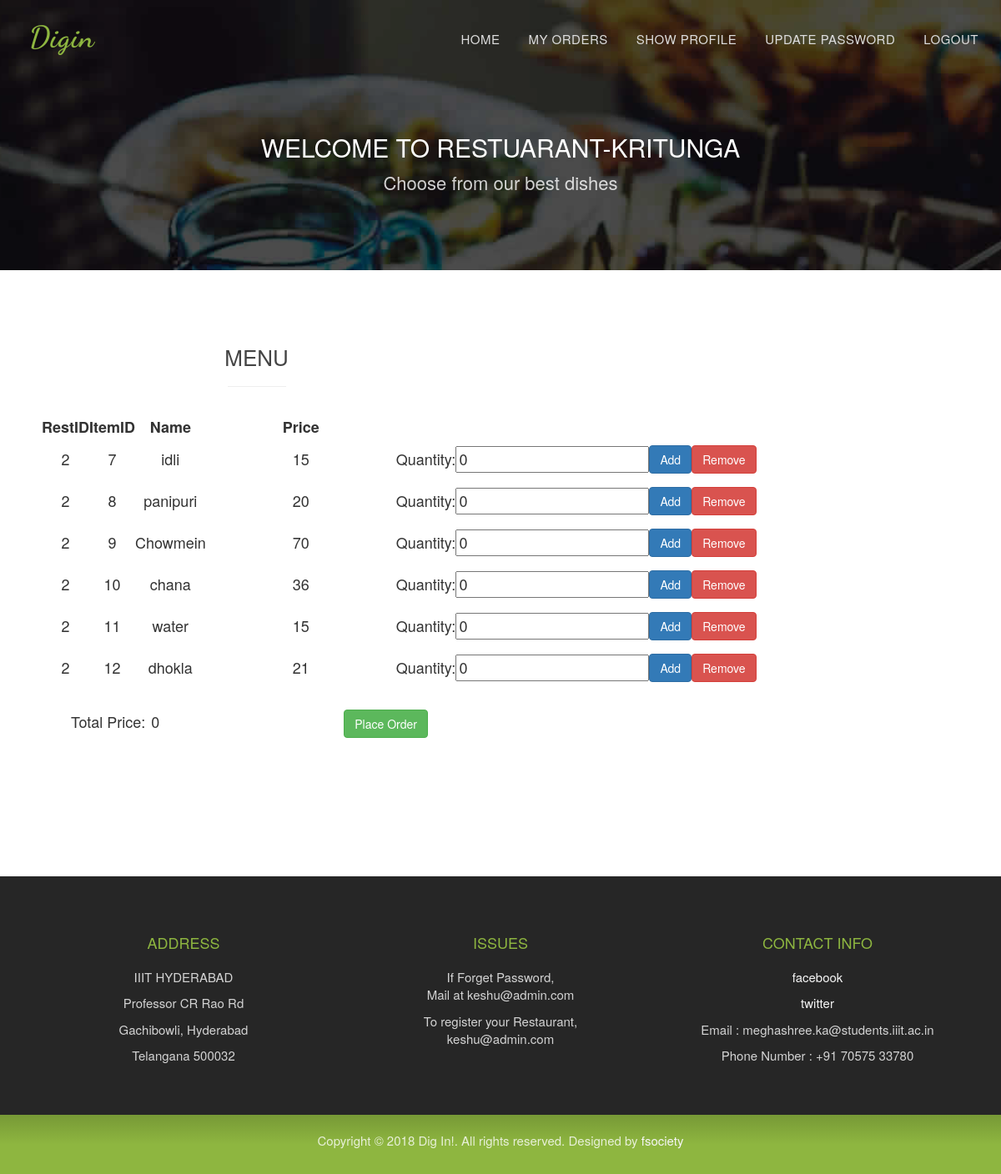
Page /restmenu?restid=2 (signed in) on the committed database.
### app/models.py (models this page shows)
class Restadmin(db.Model):
    rid = db.Column(db.Integer, primary_key=True, autoincrement=True)
    rname = db.Column(db.String(250), nullable=False)
    rmail = db.Column(db.String(250), unique=True, nullable=False)
    rmobile = db.Column(db.Integer,unique=True, nullable=False)
    raddress = db.Column(db.String(250), nullable=False)
    rpassword = db.Column(db.String(250), nullable=False)

class Items(db.Model):
    iid = db.Column(db.Integer, primary_key=True, autoincrement=True)
    iname = db.Column(db.String(250), nullable=False)
    iprice = db.Column(db.Integer, nullable=False)
    rid = db.Column(db.Integer, db.ForeignKey('restadmin.rid'), nullable=False)

### app/views.py (the view)
@app.route('/restmenu', methods = ['GET','POST'])
def restmenu():
	if not session.get('cmail'):
		return redirect(request.url_root)
	if request.method == "GET":
		restid = request.args.get("restid")
	elif request.method == "POST":
		restid = request.form['restid']
	items = Items.query.filter(Items.rid == restid).all()
	restad = Restadmin.query.filter(Restadmin.rid == restid).first()
	return render_template('restmenu.html',restad=restad, restadmin=items)

### app/templates/restmenu.html (shortened to what this page needs)
<!DOCTYPE html>
<html lang="en">
<head>
<link href="{{ url_for('static',filename = 'style.css') }}" rel="stylesheet" type="text/css">
<link href="{{ url_for('static',filename = 'bootstrap.css') }}" rel="stylesheet" type="text/css">
<link href="{{ url_for('static',filename = 'bootstrap.min.css') }}" rel="stylesheet" type="text/css">
<link href="{{ url_for('static',filename = 'default.css') }}" rel="stylesheet" type="text/css">
<link href="{{ url_for('static',filename = 'nivo-lightbox.css') }}" rel="stylesheet" type="text/css">
<link rel="stylesheet" type="text/css"  href="css/bootstrap.css">
<link rel="stylesheet" type="text/css" href="fonts/font-awesome/css/font-awesome.css">
<link rel="stylesheet" href="https://maxcdn.bootstrapcdn.com/bootstrap/3.3.7/css/bootstrap.min.css">
</head>
<body id="page-top" data-spy="scroll" data-target=".navbar-fixed-top">
<nav id="menu" class="navbar navbar-default navbar-fixed-top">
  <div class="container">
    <div class="navbar-header">
      <a class="navbar-brand page-scroll" href="#page-top">Digin</a> </div>
     <div class="collapse navbar-collapse" id="bs-example-navbar-collapse-1">
      <ul class="nav navbar-nav navbar-right">
        <li><a href="/userhome1" class="page-scroll">Home</a></li>
        <li><a href="/userorders" class="page-scroll">My orders</a></li>
        <li><a href="/showuserprofile" class="page-scroll">Show Profile</a></li>
        <li><a href="/updateuserprofile" class="page-scroll">Update Password</a></li>
        <li><a href="/logout" class="page-scroll">Logout</a></li>
      </ul>
    </div>
  </div>
</nav>
<div id="restaurant-menu" style="background-image:url({{url_for('static',filename='user1.jpg')}}); background-repeat:no-repeat;">
  <div class="section-title text-center center">
    <div class="overlay">
      <br><br><br>
      <h2>Welcome to Restuarant-{{restad.rname}}</h2>
      <p>Choose from our best dishes</p>
    </div>
  </div>
  <div class="container">
    <div class="row">
      <div class="col-xs-12 col-sm-6">
        <div class="menu-section">
          <h2 class="menu-section-title">MENU</h2>
            <hr>
            <div class="menu-item">
                <table style=" text-align: center; ">
                   <col width="150">
                   <col width="150">
                   <col width="150">
                   <col width="150">
                   <tr>
                    <td> <b> RestID </b> </br> </td>
                    <td>  <b>ItemID </b> </br></td>
                    <td> <b> Name  </b> </br> </td>
                    <td> <b> Price </b> </br> </td>
                  {% for i in restadmin %}
                   <tr>
                      <td>{{ i.rid }}</td>
                      <td>{{ i.iid }}</td>
                      <td>{{ i.iname }}</td>
                      <td><input type="text" id="{{ i.iid }}a" name="a" src="" rows="1" cols="3" value="{{ i.iprice }}" readonly style="border: none;background-color: transparent; outline: none; text-align: center; " > </td>
                      <td>Quantity:</td>
                      <td><input type="text" id="{{ i.iid }}b" name="b" value=0 readonly></td>
                      <td> <button class="btn btn-primary navbar-btn" id="{{ i.iid }}" name="{{ i.iid }}" onClick="additem();">Add</button> </td>
                      <td> <button class="btn btn-danger navbar-btn" id="{{ i.iid }}" name="{{ i.iid }}" onClick="removeitem();">Remove</button></td>
                   </tr>
                  {% endfor %}
                </table>
                <div>
                  <form action="/payment" method="POST">
                    &nbsp;&nbsp;&nbsp;&nbsp;&nbsp;&nbsp; Total Price:
                    <input type="text" id="total" name="total" src="" rows="1" cols="" value="0" readonly style="border: none;background-color: transparent; outline: none; " />
                   <button type="submit" class="btn btn-success" >Place Order</button>
                 </form>
                </div>
          </div>
        </div>
      </div>
        </div>
      </div>
    </div>
<div id="footer">
  <div class="container text-center">
    <div class="col-md-4">
      <h3>Address</h3>
      <div class="contact-item">
        <p>IIIT HYDERABAD </p>
        <p> Professor CR Rao Rd </p>
        <p> Gachibowli, Hyderabad  </p>
         <p> Telangana 500032 </p>
      </div>
    </div>
    <div class="col-md-4">
      <h3>ISSUES </h3>
      <div class="contact-item">
    <p> If Forget Password, <br> Mail at keshu@admin.com </p>
      <p> To register your Restaurant, <br>  keshu@admin.com </p>
      </div>
    </div>
    <div class="col-md-4">
      <h3>Contact Info</h3>
      <div class="contact-item">
      <p> <a href="https://www.facebook.com/kishan.ssinghal" rel="nofollow">facebook </a> </p>
        <p> <a href="https://twitter.com/Starlord_75" rel="nofollow">twitter </a> </p>
        <p> Email : meghashree.ka@students.iiit.ac.in </p>
        <p> Phone Number : +91 70575 33780 </p>
      </div>
    </div>
  </div>
  <div class="container-fluid text-center copyrights">
    <div class="col-md-8 col-md-offset-2">
      <p> Copyright &copy; 2018 Dig In!. All rights reserved. Designed by <a href="https://www.facebook.com/anjulgupta1994" rel="nofollow">fsociety</a></p>
    </div>
  </div>
</div>
</body>
</html>

### app/static/style.css (style rules this page uses)
body, html { font-family: 'Raleway', sans-serif; text-rendering: optimizeLegibility !important; -webkit-font-smoothing: antialiased !important; color: #777; font-weight: 300; width: 100% !important; height: 100% !important; }
h2 { margin: 0 0 20px 0; font-weight: 500; font-size: 34px; color: #333; text-transform: uppercase; }
h3 { font-size: 22px; font-weight: 500; color: #333; }
p { font-size: 16px; }
a { color: #8eb640; }
ul, ol { list-style: none; }
ul, ol { padding: 0; webkit-padding: 0; moz-padding: 0; }
hr { height: 2px; width: 70px; text-align: center; position: relative; background: #8eb640; margin: 0; margin-bottom: 40px; border: 0; }
#menu { padding: 20px; transition: all 0.8s; }
#menu.navbar-default { background-color: rgba(248, 248, 248, 0); border-color: rgba(231, 231, 231, 0); }
#menu a.navbar-brand { font-family: 'Dancing Script', cursive; font-size: 36px; color: #8eb640; font-weight: 700; letter-spacing: 1px; }
#menu.navbar-default .navbar-nav > li > a { text-transform: uppercase; color: #ddd; font-weight: 500; font-size: 15px; padding: 5px 0; border: 2px solid transparent; letter-spacing: 0.5px; margin: 10px 15px 0 15px; }
.section-title { margin-bottom: 70px; }
.section-title .overlay { padding: 80px 0; background: rgba(0, 0, 0, 0.7); }
.section-title p { font-size: 22px; color: rgba(255,255,255,0.8); }
#restaurant-menu { padding: 0 0 60px 0; }
#restaurant-menu .section-title { background: #444 url(../img/menu-bg.jpg) center center no-repeat fixed; background-size: cover; }
#restaurant-menu .section-title h2 { color: #fff; }
#restaurant-menu .menu-section hr { margin: 0 auto; }
#restaurant-menu .menu-section { margin: 0 20px 80px; }
#restaurant-menu .menu-section-title { font-size: 26px; display: block; font-weight: 500; color: #444; margin: 20px 0; text-align: center; }
#restaurant-menu .menu-item { margin: 35px 0; font-size: 18px; }
#footer { background: #262626; padding: 50px 0 0 0; }
#footer h3 { color: #8eb640; font-weight: 400; font-size: 18px; text-transform: uppercase; margin-bottom: 20px; }
#footer .copyrights { padding: 20px 0; margin-top: 50px; background: rgb(119,153,54); background: -moz-linear-gradient(top, rgba(119,153,54,1) 0%, rgba(142,182,64,1) 50%); background: -webkit-linear-gradient(top, rgba(119,153,54,1) 0%, rgba(142,182,64,1) 50%); background: linear-gradient(to bottom, rgba(119,153,54,1) 0%, rgba(142,182,64,1) 50%); filter: progid:DXImageTransform.Microsoft.gradient( startColorstr='#779936', endColorstr='#8eb640', GradientType=0 ); }
#footer p { font-size: 15px; color: rgba(255,255,255,0.8) }
#footer a { color: #f6f6f6; }

### rows in the picture
Restadmin: rname "KRITUNGA"
Items: rid "2", iid "7", iname "idli", a "15"
Items: rid "2", iid "8", iname "panipuri", a "20"
Items: rid "2", iid "9", iname "Chowmein", a "70"
Items: rid "2", iid "10", iname "chana", a "36"
Items: rid "2", iid "11", iname "water", a "15"
Items: rid "2", iid "12", iname "dhokla", a "21"
